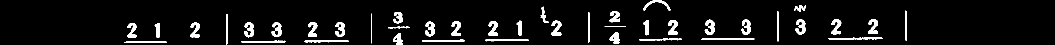
%> input picture Optical-music-recognition-Yang Jiali/optical-music-recognition-master/OCR/img(9).png, 2110 x 89 px (shown at 1/2 size)
$ octave ocr.m   (GNU Octave 9; MATLAB toolbox functions it lacks are replaced by stand-ins)
%> lines starting %> are read from the running program, lines starting %| are printed output that depends on the picture; in (x1, y1, x2, y2) boxes, pixels count from 0 and x2, y2 are one past the last pixel; in counts of white or black regions, pixels touching at a corner belong together; the program's own positions count from 1
%%%%%%%%%%%%%%%%Read Image and build file%%%%%%%%%%%%%%%%%%
close all;
clear all;

fidout = fopen('result.txt','a'); % 'a' means 'add mode'
fprintf(fidout,'\r\n '); % write '\n'  in txt file

img =  imread ('img(9).png');
%> img is the input picture: size 89x2110 uint8; 6% white; 41 white regions, largest, box (x1, y1, x2, y2) and area: (1336, 40, 1356, 70) 378, (1409, 39, 1430, 70) 372, (1591, 39, 1611, 69) 366
figure;
imshow(img);
[i_h,i_v] = size(img);
%> i_h = 89; i_v = 2110

% A manual method to get proper rect, abandoned already.
% roi = round(getPosition(imrect));
% result = ocr(i,roi);
% disp(result);


%%%%%%%%%%%%%%%%%%%% get distict %%%%%%%%%%%%%%%%%%%%%%
imgs = img(i_h-50:i_h-25, :);
figure;
imshow(imgs);   %cut ranks to get pure number without other signals


 %%%%%%%%%%%%%%%%%%%% get number %%%%%%%%%%%%%%%%%%%%%
h = sum(imgs,1); %
%> h = 2110 values, max 6630 at index 453, min 0 at index 1, mean 625.1
figure;
bar(h)
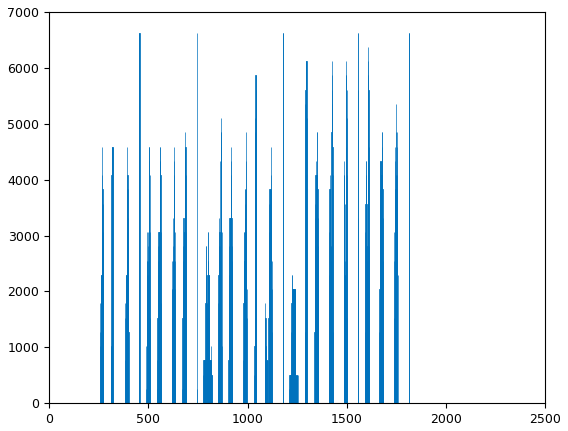
%> figure redrawn from the program's plot data; tallest bar 6630 high, from x = 452.6 to 453.4

x = find(h); % delete zero
%> x = 457 values from 256 to 1814
a =x;
%> a = 457 values from 256 to 1814
%> (the run ends here)
